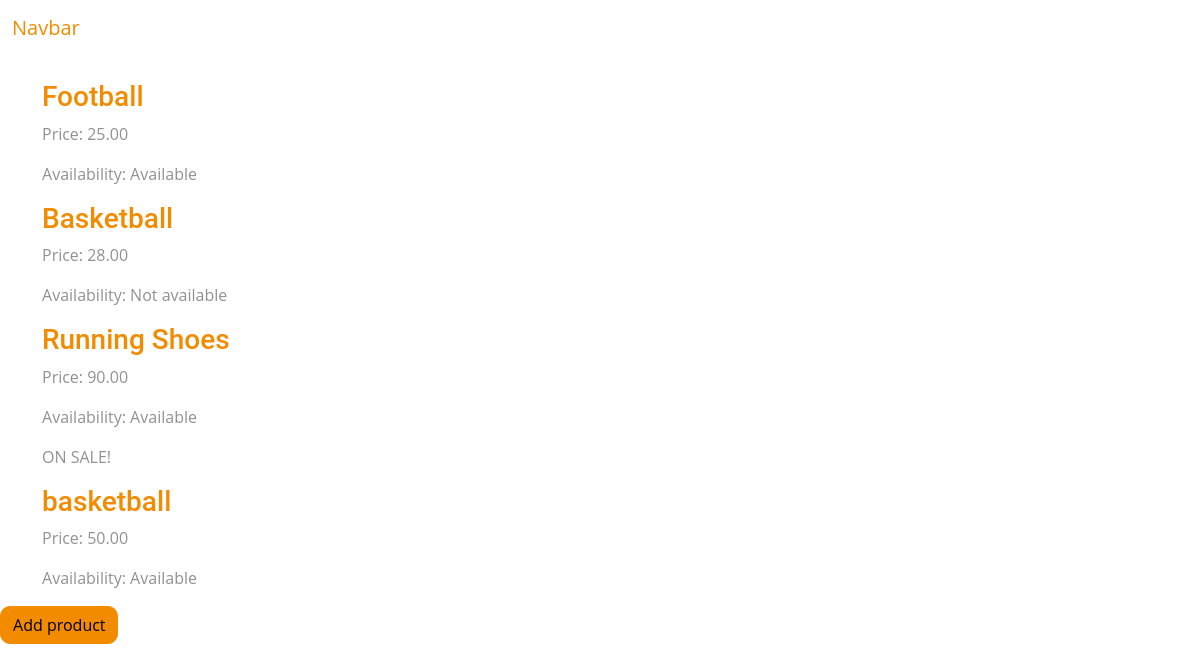
Screenshot of /categories/2/ with the database file from the repository.
### products/models.py (models this page shows, shortened)
class Products(models.Model):
    name = models.CharField(max_length=200)
    price = models.DecimalField(max_digits=10, decimal_places=2)
    quantity = models.DecimalField(max_digits=10, decimal_places=2)
    is_available = models.BooleanField(default=True)
    is_on_sale = models.BooleanField(default = False)
    description = models.TextField(blank=True, null=True)
    created_at = models.DateTimeField(auto_now_add=True)
    updated_at = models.DateTimeField(auto_now_add=True)
    category = models.ForeignKey(Category,on_delete=models.CASCADE, null=True, blank=True,  related_name="products")
    class Meta:
        db_table = "products"

### products/views.py (the view)
def category_detail(request, category_id):
    category = get_object_or_404(Category, id=category_id)
    products = category.products.all()
    return render(request, "products/category_detail.html", {
        "category": category,
        "products": products
    })

### products/templates/products/category_detail.html (shortened to what this page needs)
{% extends "base.html" %}
{% block content %}
<div class="container mt-4">
 {% for product in products %}
    <h3>
    <a href="{% url 'product_detail' product.id %}">
        {{ product.name }}
    </a>
    </h3>
    <p>Price: {{ product.price }}</p>
    {% if product.is_available %}
        <p>Availability: Available</p>
    {% else %}
        <p>Availability: Not available</p>
    {% endif %}
    {% if product.is_on_sale %}
        <p>ON SALE!</p>
    {% endif %}
 {% empty %}
    <p>No products found in this category.</p>
 {% endfor %}
</div>
<a type="button" class="btn btn-primary" href ='{% url "add_product" %}' >Add product</button></a>
{% endblock %}

### rows the page displays
Products: name "Football", price "25.00", is_available "Availability: Available"
Products: name "Basketball", price "28.00", is_available "Availability: Not available"
Products: name "Running Shoes", price "90.00", is_available "Availability: Available", is_on_sale "ON SALE!"
Products: name "basketball", price "50.00", is_available "Availability: Available"
